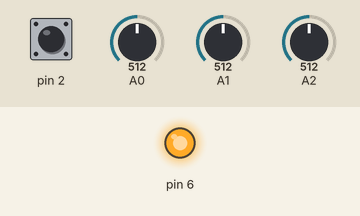
Recording of a sketch running on a simulated Arduino Uno, built with avr-gcc and run on an emulated ATmega328P. Parts: output pins drawn as LEDs (lit = HIGH). Dashed ring = blinking. Inputs (shaded band) come from the test bench; at power-on: A0 = 512, A1 = 512, A2 = 512, pin 2 HIGH. What the sketch prints to the serial monitor is not drawn.

Above: at 1.2 s.
1.3 s: A0 set to 544
At 2.8 s:
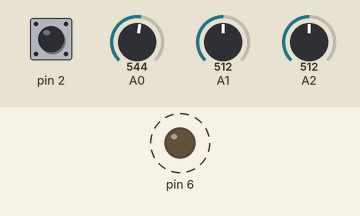
4.3 s: A0 set to 559
7.3 s: A1 set to 555
10.3 s: A1 set to 573
12.6 s: A2 set to 548
15.6 s: A2 set to 571
Timing chart, 0 to 18.7 s (numbered marks = the images above; inputs shaded):
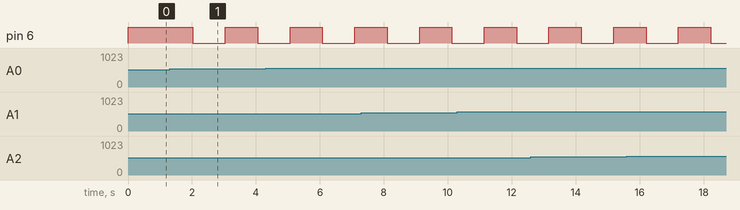

The sketch:

main_program.ino
```cpp
#include "SWNUI.h"

/***********************************************************************************/

SWNUI swnui;

/***********************************************************************************/

void setup()
{
    swnui.init();
}

void loop()
{
    swnui.update();
}

/***********************************************************************************/
```

SWNUI.cpp
```cpp
#include "SWNUI.h"

/***********************************************************************************/

volatile unsigned long t0 = 0;
volatile unsigned long t1 = 0;
volatile bool change_m = false;

ISR(INT0_vect)
{
    t0 = t1;
    t1 = millis();

    if((t1-t0) < CHANGE_MODE_TIME) // Si el tiempo transcurrido entre 2 pulsaciones del boton es menor que CHANGE_MODE_TIME: cambio de modo
        change_m = true;
}

/***********************************************************************************/

SWNUI::SWNUI()
{
    mode = M_CONTINUOUS;
    state = INIT;
}

void SWNUI::init()
{
    ble = new BLE();
    led = new LED(P_LED, LOW);
    button = new BUTTON(P_BUTTON, INPUT_PULLUP);
    adxl335 = new ADXL335(P_AXIS_X, P_AXIS_Y, P_AXIS_Z);

    set_sleep_mode(SLEEP_MODE_PWR_DOWN);
    analogReference(EXTERNAL);
    button_setInterrupt();
}

void SWNUI::update()
{
    if(mode == M_CONTINUOUS)
        mode_continuous();
    else
        mode_gesture();
}

void SWNUI::mode_continuous()
{
    changeMode_management();
    samples = adxl335->sampling();
    continuosSend();
    led_blink(1000);
    delay(T_SAMPLE);
}

void SWNUI::mode_gesture()
{
    switch(state)
    {
        default:
            state = INIT;
        break;

        case INIT:
                button_enableInterrupt();
                sleep();
                delay(CHANGE_MODE_TIME);
                changeMode_management();
                if(mode == M_GESTURE)
                {
                    state = SAMPLE;
                    button_disableInterrupt();
                }
        break;

        case SAMPLE:
            refreshGestureArrays();
            while(button_press())
            {
                samples = adxl_sampling();
                gestures();
                delay(T_SAMPLE);
            }
            state = SEND;
        break;

        case SEND:
            gestureRecognition();
            gestureSend();
            state = INIT;
        break;
    }
}

bool SWNUI::posVariation()
{
    bool variation;

    if(pos_old != samples.pos)
        variation = true;
    else
        variation = false;

    pos_old = samples.pos;

    return variation;
}

bool SWNUI::movVariation()
{
    bool variation;

    if(mov_old != samples.mov)
        variation = true;
    else
        variation = false;

    mov_old = samples.mov;

    return variation;
}

void SWNUI::gestures()
{
    if(posVariation() == true)
    {
        if(num_gest_pos < MAX_GEST)
        {
            gest_p[num_gest_pos] = samples.pos;

            /*if(DEBUG)
            {
                Serial.print("gest_p[");
                Serial.print(num_gest_pos);
                Serial.print("]: ");
                Serial.println(gest_p[num_gest_pos]);
            }*/

            num_gest_pos++;
        }
    }

    if(movVariation() == true)
    {
        if(num_gest_mov < MAX_GEST)
        {
            gest_m[num_gest_mov] = samples.mov;

            /*if(DEBUG)
            {
                Serial.print("gest_m[");
                Serial.print(num_gest_mov);
                Serial.print("]: ");
                Serial.println(gest_m[num_gest_mov]);
            }*/

            num_gest_mov++;
        }
    }
}

/*void SWNUI::gestureRecognition()
{
    int coinc_cmd1 = 0; int coinc_cmd2 = 0;
    int coinc_cmd3 = 0; int coinc_cmd4 = 0;
    int coinc_cmd11 = 0; int coinc_cmd12 = 0;
    int coinc_cmd21 = 0; int coinc_cmd22 = 0;
    int coinc_cmd31 = 0; int coinc_cmd32 = 0;
    int coinc_cmd41 = 0; int coinc_cmd42 = 0;
    int max_coinc = 0; int max_coinc1 = 0;  int max_coinc2 = 0;
    int cmd1 = 0; int cmd2 = 0; int cmd3 = 0; int cmd4 = 0;
    int num_gest, i;

    for(i = 0; i < MAX_GEST; i++)
    {
        gest_pm[0][i] = gest_p[i];
        gest_pm[1][i] = gest_m[i];
    }

    num_gest = max(num_gest_pos, num_gest_mov);

    for(i = 0; i <= MAX_GEST-1; i++)
    {
        if(gest_pm[0][i] == gest_1[0][i])
        {
            coinc_cmd11++;
            if(i < MAX_GEST-1)
            {
                if(gest_pm[0][i+1] == gest_1[0][i+1])
                    coinc_cmd12++;
            }
        }
        if(gest_pm[0][i] == gest_2[0][i])
        {
            coinc_cmd21++;
            if(i < MAX_GEST-1)
            {
                if(gest_pm[0][i+1] == gest_2[0][i+1])
                    coinc_cmd22++;
            }
        }
        if(gest_pm[0][i] == gest_3[0][i])
        {
            coinc_cmd31++;
            if(i < MAX_GEST-1)
            {
                if(gest_pm[0][i+1] == gest_3[0][i+1])
                    coinc_cmd32++;
            }
        }
        if(gest_pm[0][i] == gest_4[0][i])
        {
            coinc_cmd41++;
            if(i < MAX_GEST-1)
            {
                if(gest_pm[0][i+1] == gest_4[0][i+1])
                    coinc_cmd42++;
            }
        }

        Serial.print("gest_pm[0][");
        Serial.print(i);
        Serial.print("]: ");
        Serial.println(gest_pm[0][i]);
        Serial.print("gest_pm[1][");
        Serial.print(i);
        Serial.print("]: ");
        Serial.println(gest_pm[1][i]);
    }

    coinc_cmd1 = coinc_cmd11 + coinc_cmd12;
    coinc_cmd2 = coinc_cmd21 + coinc_cmd22;
    coinc_cmd3 = coinc_cmd31 + coinc_cmd32;
    coinc_cmd4 = coinc_cmd41 + coinc_cmd42;

    max_coinc = max(coinc_cmd1, coinc_cmd2);
    max_coinc = max(max_coinc, coinc_cmd3);
    max_coinc = max(max_coinc, coinc_cmd4);

    if(max_coinc == coinc_cmd1)
        cmd1 = 1;
    else if(max_coinc == coinc_cmd2)
        cmd2 = 1;
    else if(max_coinc == coinc_cmd3)
        cmd3 = 1;
    else if(max_coinc == coinc_cmd4)
        cmd4 = 1;

    if(cmd1 == 1)
    {
        if(coinc_cmd1 == MAX_GEST)
            command = GEST_NEXT;
        else
            command = NUL;
    }
    else if(cmd2 == 1)
    {
        if(coinc_cmd2 == MAX_GEST)
            command = GEST_PREV;
        else
            command = NUL;
    }
    else if(cmd3 == 1)
    {
        if(coinc_cmd3 > (int)(0.8*MAX_GEST))
            command = GEST_OK;
        else
            command = NUL;
    }
    else if(cmd4 == 1)
    {
        if(coinc_cmd4 > (int)(0.8*MAX_GEST))
            command = GEST_CANCEL;
        else
                command = NUL;
    }

    Serial.println(" ");
    Serial.print("num_gest: ");
    Serial.println(num_gest);
    Serial.print("command: ");
    if(command == GEST_NEXT)
        Serial.println("NEXT");
    else if(command == GEST_PREV)
        Serial.println("PREV");
    else if(command == GEST_OK)
        Serial.println("OK");
    else if(command == GEST_CANCEL)
        Serial.println("CANCEL");
    else
        Serial.println("UNKNOWN");
    Serial.println(" ");
}*/

void SWNUI::gestureRecognition()
{
    int coinc_cmd1 = 0;
    int coinc_cmd2 = 0;
    int coinc_cmd3 = 0;
    int coinc_cmd4 = 0;
    int num_gest, i;

    for(i = 0; i < MAX_GEST; i++)
    {
        gest_pm[0][i] = gest_p[i];
        gest_pm[1][i] = gest_m[i];
    }

    num_gest = max(num_gest_pos, num_gest_mov);

    for(i = 0; i < MAX_GEST; i++)
    {
        if(gest_pm[0][i] == gest_1[0][i])// && (gest_pm[1][i] == gest_1[1][i]))
            coinc_cmd1++;

        if(gest_pm[0][i] == gest_2[0][i])// && (gest_pm[1][i] == gest_2[1][i]))
            coinc_cmd2++;

        if(gest_pm[0][i] == gest_3[0][i])// && (gest_pm[1][i] == gest_3[1][i]))
            coinc_cmd3++;

        if(gest_pm[0][i] == gest_4[0][i])// && (gest_pm[1][i] == gest_4[1][i]))
            coinc_cmd4++;

        if(DEBUG)
        {
            Serial.println();
            Serial.print("gest_pm[0][");
            Serial.print(i);
            Serial.print("]: ");
            Serial.println(gest_pm[0][i]);
            Serial.print("gest_pm[1][");
            Serial.print(i);
            Serial.print("]: ");
            Serial.println(gest_pm[1][i]);
        }
    }

    if(coinc_cmd1 == MAX_GEST)
        command = GEST_NEXT;
    else if(coinc_cmd2 == MAX_GEST)
        command = GEST_PREV;
    else if(coinc_cmd3 == MAX_GEST)
        command = GEST_OK;
    else if(coinc_cmd4 == MAX_GEST)
        command = GEST_CANCEL;
    else
        command = NUL;

    if(DEBUG)
    {
        Serial.println(" ");
        Serial.print("num_gest: ");
        Serial.println(num_gest);
        Serial.print("command: ");
        if(command == GEST_NEXT)
            Serial.println("NEXT");
        else if(command == GEST_PREV)
            Serial.println("PREV");
        else if(command == GEST_OK)
            Serial.println("OK");
        else if(command == GEST_CANCEL)
            Serial.println("CANCEL");
        else
            Serial.println("UNKNOWN");
        Serial.println(" ");
    }
}

void SWNUI::refreshGestureArrays()
{
    int x, y;

    num_gest_pos = 0;
    num_gest_mov = 0;
    mov_old = NUL;
    pos_old = NUL;

    for(x = 0; x < MAX_GEST; x++)
    {
        gest_p[x] = NUL;
        gest_m[x] = NUL;
    }

    for(x = 0; x < GEST_TUPLE; x++)
    {
        for(y = 0; y < MAX_GEST; y++)
        {
            gest_pm[x][y] = NUL;
        }
    }
}

void SWNUI::gestureSend()
{
    ble->send(command);
}

void SWNUI::continuosSend()
{
    button_disableInterrupt();
    ble->send(samples.mx);
    ble->send(samples.my);
    ble->send(samples.mz);
    button_enableInterrupt();
}

void SWNUI::sleep()
{
    delay(1000);
    ble->flush();
    led->off();
    sleep_mode();
    led->on();
}

ADXL335_DATA SWNUI::adxl_sampling()
{
    return adxl335->sampling();
}

bool SWNUI::button_press()
{
    return button->pressed();
}

void SWNUI::changeMode_management()
{
    if(change_m == true)
    {
        button_disableInterrupt();
        change_mode();
        change_m = false;
        delay(CHANGE_MODE_TIME);
        button_enableInterrupt();
    }
}

void SWNUI::change_mode()
{
    if(mode == M_CONTINUOUS)
    {
        mode = M_GESTURE;
    }
    else
    {
        mode = M_CONTINUOUS;
        state = INIT;
    }
}

void SWNUI::led_blink(unsigned long time)
{
    led->flash(time);
}

void SWNUI::led_on()
{
    led->on();
}

void SWNUI::led_off()
{
    led->off();
}

void SWNUI::led_turn()
{
    led->turn();
}

void SWNUI::led_test(unsigned long time)
{
    led->on();
    delay(time);
    led->off();
    delay(time);
}

void SWNUI::button_test()
{
    if(button->pressed())
        led->on();
    else
        led->off();
}

void SWNUI::button_setInterrupt()
{
    EICRA |= (1<<ISC01);  // Trigger INT0 on falling edge
    EIMSK |= (1 << INT0);     // Enable INT0 interrupt

    button_enableInterrupt();
}

void SWNUI::button_enableInterrupt()
{
    //sei(); //Enable Global Interrupt
    EIMSK |= (1 << INT0);     // Enable INT0 interrupt
}

void SWNUI::button_disableInterrupt()
{
    //cli(); //Disable Global Interrupt
    EIMSK &= ~(1 << INT0);
}

/***********************************************************************************/
```

SWNUI.h
```cpp
#ifndef SWNUI_h
  #define SWNUI_h

  #include <avr/sleep.h>
  #include <avr/wdt.h>
  #include "adxl335.h"
  #include "button.h"
  #include "led.h"
  #include "ble.h"

  #define DEBUG 0
  #define P_AXIS_X A0
  #define P_AXIS_Y A1
  #define P_AXIS_Z A2
  #define P_BUTTON 2
  #define P_LED 6
  #define M_CONTINUOUS 0
  #define M_GESTURE 1
  #define TIMEOUT 500
  #define F_SAMPLE 30 // Hz
  #define T_SAMPLE 1000/F_SAMPLE // ms
  #define BOUNCE_TIME 500
  #define CHANGE_MODE_TIME 1000
  #define MAX_GEST 5
  #define GEST_TUPLE 2 // Dupla de gestos

  #define GEST_OK '1'
  #define GEST_CANCEL '2'
  #define GEST_NEXT '3'
  #define GEST_PREV '4'

  // Gesture[positions][moves]
  const char gest_1[GEST_TUPLE][MAX_GEST] = {{TSIDE, RSIDE, NUL, NUL, NUL}, {NUL, NUL, NUL, NUL, NUL}}; // NEXT
  const char gest_2[GEST_TUPLE][MAX_GEST] = {{RSIDE, TSIDE, NUL, NUL, NUL}, {NUL, NUL, NUL, NUL, NUL}}; // PREV
  const char gest_3[GEST_TUPLE][MAX_GEST] = {{TSIDE, RSIDE, BSIDE, NUL, NUL}, {NUL, NUL, NUL, NUL, NUL}}; // OK
  const char gest_4[GEST_TUPLE][MAX_GEST] = {{BSIDE, RSIDE, TSIDE, NUL, NUL}, {NUL, NUL, NUL, NUL, NUL}}; // CANCEL

  class SWNUI
  {
      public:
          SWNUI();
          void init();
          void update();
          void mode_continuous();
          void mode_gesture();
          void gestures();
          void gestureRecognition();
          void change_mode();
          void gestureSend();
          void continuosSend();
          ADXL335_DATA adxl_sampling();
          void sleep();
          void led_on();
          void led_off();
          void led_turn();
          void led_test(unsigned long time);
          void led_blink(unsigned long time);
          bool button_press();
          void button_test();
          void button_enableInterrupt();
          void button_disableInterrupt();

      private:
          BLE* ble;
          LED* led;
          BUTTON* button;
          ADXL335* adxl335;
          ADXL335_DATA samples;
          char mov_old;
          char pos_old;
          char gest_p[MAX_GEST], gest_m[MAX_GEST];
          char gest_pm[GEST_TUPLE][MAX_GEST];
          char command;
          int mode, num_gest_pos, num_gest_mov;

          enum estados
          {
              INIT,
              SAMPLE,
              SEND
          } state;

          void timer2_setup();
          bool posVariation();
          bool movVariation();
          void refreshGestureArrays();
          void changeMode_management();
          void buttonDebounce_management();
          void button_setInterrupt();
  };

#endif
```

adxl335.h
```cpp
#ifndef ADXL335_h
  #define ADXL335_h

  #include <Arduino.h>

  #define SENS_A 102.3 // Tenemos incrementos de 330mV por cada G de aceleración (330mV / 1023cuentas = 102.3) valor para convertir mV a G's
  #define ZERO_G 512.0 // Una conversión ADC va de 0 a 1023, siendo 512 la mitad del rango y por lo tanto el 0
  #define SENSIBILIDAD_CLICK 1.5
  #define SAMPLES_VARIATIONS_A 0.5
  #define SAMPLES_VARIATIONS_G 0.5
  #define MIDDLE_ACCELERATION 4.5
  #define MIDDLE_POSITION 0.15
  #define POSITIVE 1
  #define NEGATIVE -1
  #define STOP 0
  #define GRAVITY 9.80665

  #define TSIDE 'Q' // Top Side
  #define BSIDE 'W' // Bottom Side
  #define RSIDE 'E' // Right Side
  #define LSIDE 'R' // Left Side
  #define USIDE 'T' // Up Side
  #define DSIDE 'Y' // Down Side
  #define RMOVE 'U' // Right Move
  #define LMOVE 'I' // Left Move
  #define UMOVE 'O' // Up Move
  #define DMOVE 'P' // Down Move
  #define BMOVE 'A' // Back Move
  #define FMOVE 'S' // Forward Move
  #define NMOVE 'D' // No Move

  #define NUL 'N'
  #define CON 'Z'
  #define CLI 'C'

  struct ADXL335_DATA
  {
     int x, y, z;
     float ax, ay, az;
     float gx, gy, gz;
     char mx, my, mz;
     char pos;
     char mov;
     char gesture;
  };

  class ADXL335
  {
      public:
          ADXL335(int pin_x, int pin_y, int pin_z);
          ADXL335_DATA sampling();                   // Muestrear
          int x(); int ax(); int gx(); int mx();
          int y(); int ay(); int gy(); int my();
          int z(); int az(); int gz(); int mz();

      private:
          ADXL335_DATA data, data_old, data_new;
          int p_x, p_y, p_z;

          void read_samples(); // Leer muestras
          void get_as();
          void get_gs();
          void get_moves();
          void get_axisMoves();
          void filters();
          void position_filter();
          void variations_filter(); // Filtrar muestras de ruido
          void aChanges_filter(); // Filtrar cambios de aceleracion
          void changes_filter();
          void gravityCorrection();
          void floatsTruncate();
          void dataInit();
          void dataOld();
          void dataNew();
  };

#endif
```

ble.cpp
```cpp
#include "ble.h"

BLE::BLE()
{
    _bauds = BLE_BAUDS;
    Serial.begin(_bauds);
}

void BLE::conect()
{
    char conectado = NUL;

    while(conectado != CON)
    {
        if(Serial.available())
            conectado = Serial.read();
        delay(200);
    }
    Serial.write(conectado);
}

void BLE::flush()
{
    Serial.flush();
}

void BLE::send(char c)
{
    Serial.write(c);
}

void BLE::print(String s)
{
    Serial.print(s);
}

void BLE::println(String s)
{
    Serial.println(s);
}
```

ble.h
```cpp
#ifndef BLE_h
  #define BLE_h

  #include <Arduino.h>

  #define BLE_BAUDS 9600
  #define NUL 'N'
  #define CON 'A'

  class BLE
  {
      public:
          BLE();

          void conect();
          void flush();
          void send(char c);
          void print(String s);
          void println(String s);

      private:
          int _bauds;

          void config();
  };

#endif
```

button.cpp
```cpp
#include "button.h"

BUTTON::BUTTON(int pin_button, int button_mode)
{
    pin = pin_button;
    mode = button_mode;
    config();
}

void BUTTON::config()
{
    pinMode(pin, mode);
}

int BUTTON::state()
{
    return (digitalRead(pin));
}

bool BUTTON::pressed()
{
    bool pres;

    if(state() == LOW)
        pres = true;
    else
        pres = false;

    return pres;
}
```

button.h
```cpp
#ifndef BUTTON_h
  #define BUTTON_h

  #include <Arduino.h>

  class BUTTON
  {
      public:
          BUTTON(int pin_button, int button_mode);
          int state();
          bool pressed();

      private:
          int pin, mode;

          void config();
  };

#endif
```

led.cpp
```cpp
#include "led.h"

LED::LED(int pin_led, int stat_led)
{
    pin = pin_led;
    stat = stat_led;
    pv = true;
    configure();
}

void LED::configure()
{
    pinMode(pin, OUTPUT);
    digitalWrite(pin, !stat);
}

void LED::on()
{
    if(stat == 0)
    {
        digitalWrite(pin, LOW);
        stat = 1;
    }
}

void LED::off()
{
    if(stat == 1)
    {
        digitalWrite(pin, HIGH);
        stat = 0;
    }
}

void LED::test(unsigned long time)
{
    on();
    delay(time/4);
    off();

    delay(time/2);

    on();
    delay(time/4);
    off();
}

void LED::turn()
{
    stat = !stat;
    digitalWrite(pin, stat);
}

void LED::flash(int time)
{
    if(pv == true)
    {
        t0 = millis();
        pv = false;
    }

    t1 = millis();
    if(t1 >= t0+time)
    {
        turn();
        t0 = millis();
    }
}

int LED::state()
{
    return stat;
}
```

Source omitted: adxl335.cpp (9631 bytes), led.h (463 bytes)
